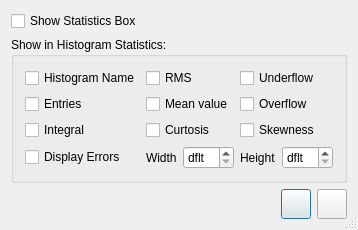
<ui version="4.0" stdsetdef="1" >
  <author></author>
  <comment></comment>
  <exportmacro></exportmacro>
  <class>TGo4OptStatsSettings</class>
  <widget class="QDialog" name="TGo4OptStatsSettings" >
    <property name="geometry" >
      <rect>
        <x>0</x>
        <y>0</y>
        <width>335</width>
        <height>213</height>
      </rect>
    </property>
    <property name="windowTitle" >
      <string>Global histogram statistic box setup:</string>
    </property>
    <property name="windowIcon" >
      <iconset>:/icons/go4logo2_big.png</iconset>
    </property>
    <property name="sizeGripEnabled" >
      <bool>true</bool>
    </property>
    <property name="toolTip" stdset="0" >
      <string>Check properties for the histogram statistics box. Changes are applied for newly created histograms only!</string>
    </property>
    <layout class="QGridLayout" >
      <item row="2" column="0" >
        <layout class="QHBoxLayout" >
          <item>
            <spacer name="Horizontal Spacing2" >
              <property name="sizeHint" >
                <size>
                  <width>210</width>
                  <height>20</height>
                </size>
              </property>
              <property name="sizeType" >
                <enum>QSizePolicy::Expanding</enum>
              </property>
              <property name="orientation" >
                <enum>Qt::Horizontal</enum>
              </property>
            </spacer>
          </item>
	     <item>
	      <widget class="QPushButton" name="buttonOk">
	       <property name="minimumSize" >
	        <size>
	         <width>30</width>
	         <height>30</height>
	        </size>
	       </property>
	       <property name="maximumSize" >
	        <size>
	         <width>30</width>
	         <height>30</height>
	        </size>
	       </property>
              <property name="autoDefault" >
                <bool>true</bool>
              </property>
              <property name="default" >
                <bool>true</bool>
              </property>
	       <property name="icon" >
	         <pixmap>:/icons/OK16.png</pixmap>
	       </property>
	        <property name="toolTip" stdset="0">
	            <string>Take settings.</string>
	        </property>
	      </widget>
	     </item>
	     <item>
	      <widget class="QPushButton" name="buttonCancel">
	       <property name="minimumSize" >
	        <size>
	         <width>30</width>
	         <height>30</height>
	        </size>
	       </property>
	       <property name="maximumSize" >
	        <size>
	         <width>30</width>
	         <height>30</height>
	        </size>
	       </property>
              <property name="autoDefault" >
                <bool>true</bool>
              </property>
              <property name="default" >
                <bool>false</bool>
              </property>
	       <property name="icon" >
	         <pixmap>:/icons/close16.png</pixmap>
	       </property>
	        <property name="toolTip" stdset="0">
	            <string>Close panel without changes.</string>
	        </property>
	      </widget>
	     </item>
        </layout>
      </item>
      <item row="0" column="0" >
        <layout class="QHBoxLayout" >
          <item>
            <widget class="QCheckBox" name="DrawStatboxButton" >
              <property name="text" >
                <string>Show Statistics Box</string>
              </property>
            </widget>
          </item>
          <item>
            <spacer name="spacer2" >
              <property name="sizeHint" >
                <size>
                  <width>221</width>
                  <height>20</height>
                </size>
              </property>
              <property name="sizeType" >
                <enum>QSizePolicy::Expanding</enum>
              </property>
              <property name="orientation" >
                <enum>Qt::Horizontal</enum>
              </property>
            </spacer>
          </item>
        </layout>
      </item>
      <item row="1" column="0" >
        <widget class="QGroupBox" name="OptStatGroupBox" >
          <property name="sizePolicy" >
            <sizepolicy>
              <hsizetype>5</hsizetype>
              <vsizetype>5</vsizetype>
              <horstretch>0</horstretch>
              <verstretch>0</verstretch>
            </sizepolicy>
          </property>
          <property name="title" >
            <string>Show in Histogram Statistics:</string>
          </property>
          <layout class="QGridLayout" >
            <item row="1" column="0" >
              <widget class="QCheckBox" name="DrawEntriesButton" >
                <property name="text" >
                  <string>Entries</string>
                </property>
              </widget>
            </item>
            <item row="2" column="0" >
              <widget class="QCheckBox" name="DrawIntegralButton" >
                <property name="text" >
                  <string>Integral</string>
                </property>
              </widget>
            </item>
            <item row="0" column="2" >
              <widget class="QCheckBox" name="DrawUnderflowButton" >
                <property name="text" >
                  <string>Underflow</string>
                </property>
              </widget>
            </item>
            <item row="1" column="1" >
              <widget class="QCheckBox" name="DrawMeanButton" >
                <property name="text" >
                  <string>Mean value</string>
                </property>
              </widget>
            </item>
            <item row="2" column="1" >
              <widget class="QCheckBox" name="DrawCurtosisButton" >
                <property name="text" >
                  <string>Curtosis</string>
                </property>
              </widget>
            </item>
            <item row="2" column="2" >
              <widget class="QCheckBox" name="DrawSkewnessButton" >
                <property name="text" >
                  <string>Skewness</string>
                </property>
              </widget>
            </item>
            <item row="0" column="1" >
              <widget class="QCheckBox" name="DrawRMSButton" >
                <property name="text" >
                  <string>RMS</string>
                </property>
              </widget>
            </item>
            <item row="0" column="0" >
              <widget class="QCheckBox" name="DrawNameButton" >
                <property name="text" >
                  <string>Histogram Name</string>
                </property>
              </widget>
            </item>
            
            <item row="3" column="0">
              <widget class="QCheckBox" name="DrawErrorsButton" >
                <property name="text" >
                  <string>Display Errors</string>
                </property>
              </widget>
            </item>
            
            <item row="1" column="2" >
              <widget class="QCheckBox" name="DrawOverflowButton" >
                <property name="text" >
                  <string>Overflow</string>
                </property>
              </widget>
            </item>
            
     <item row="3" column="1">
       <layout class="QHBoxLayout" name="horizontalLayout_2">
        <item>
         <widget class="QLabel" name="StatWidthLbl">
          <property name="text">
           <string>Width</string>
          </property>
         </widget>
        </item>
        <item>
         <widget class="QDoubleSpinBox" name="StatWidthBox">
          <property name="specialValueText">
           <string>dflt</string>
          </property>
          <property name="decimals">
           <number>2</number>
          </property>
          <property name="minimum">
           <double>0.0</double>
          </property>
          <property name="maximum">
           <double>1.0</double>
          </property>
          <property name="value">
           <double>0.0</double>
          </property>
          <property name="singleStep">
           <double>0.1</double>
          </property>
         </widget>
        </item>
       </layout>
      </item>
     <item row="3" column="2">
       <layout class="QHBoxLayout" name="horizontalLayout">
        <item>
         <widget class="QLabel" name="StatHeightLbl">
          <property name="text">
           <string>Height</string>
          </property>
         </widget>
        </item>
        <item>
         <widget class="QDoubleSpinBox" name="StatHeightBox">
          <property name="specialValueText">
           <string>dflt</string>
          </property>
          <property name="decimals">
           <number>2</number>
          </property>
          <property name="minimum">
           <double>0.0</double>
          </property>
          <property name="maximum">
           <double>1.0</double>
          </property>
          <property name="value">
           <double>0.0</double>
          </property>
          <property name="singleStep">
           <double>0.1</double>
          </property>
         </widget>
        </item>
       </layout>
      </item>
            
            
            
          </layout>
        </widget>
      </item>
    </layout>
  </widget>
  <layoutdefault spacing="6" margin="11" />
  <connections>
    <connection>
      <sender>buttonOk</sender>
      <signal>clicked()</signal>
      <receiver>TGo4OptStatsSettings</receiver>
      <slot>accept()</slot>
    </connection>
    <connection>
      <sender>buttonCancel</sender>
      <signal>clicked()</signal>
      <receiver>TGo4OptStatsSettings</receiver>
      <slot>reject()</slot>
    </connection>
    <connection>
      <sender>buttonOk</sender>
      <signal>clicked()</signal>
      <receiver>TGo4OptStatsSettings</receiver>
      <slot>setFlags()</slot>
    </connection>
    <connection>
      <sender>DrawStatboxButton</sender>
      <signal>toggled(bool)</signal>
      <receiver>OptStatGroupBox</receiver>
      <slot>setEnabled(bool)</slot>
    </connection>
  </connections>
</ui>
